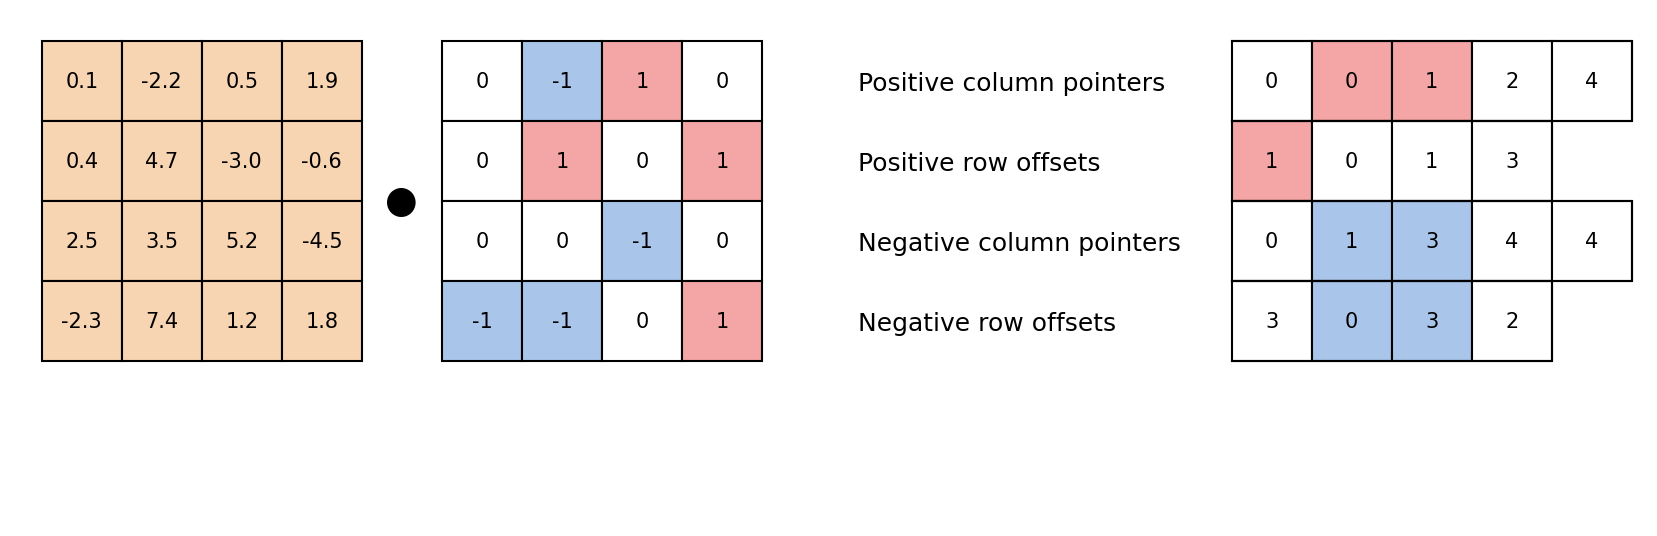

The Python source for this figure:
import matplotlib.pyplot as plt
from matplotlib.patches import Rectangle
import os

# --- configuration ---
peach = "#f7d4b2"
pos_color = "#f4a6a6"   # light red
neg_color = "#a9c6ea"   # light blue
outline = "black"
fs = 10  # font size
cell = 1.5  # cell size

# matrices / arrays ----------------------------------------------------------
numeric = [
    [0.1, -2.2, 0.5, 1.9],
    [0.4, 4.7, -3.0, -0.6],
    [2.5, 3.5, 5.2, -4.5],
    [-2.3, 7.4, 1.2, 1.8],
]

ternary = [
    [0, -1,  1, 0],
    [0,  1,  0, 1],
    [0,  0, -1, 0],
    [-1,-1,  0, 1],
]

pos_col_ptr = [0, 0, 1, 2, 4]
pos_row_off = [1, 0, 1, 3]
neg_col_ptr = [0, 1, 3, 4, 4]
neg_row_off = [3, 0, 3, 2]

# helper ---------------------------------------------------------------------
def draw_grid(ax, data, base_x, base_y, fill_func):
    rows, cols = len(data), len(data[0])
    for r in range(rows):
        for c in range(cols):
            x = base_x + c*cell
            y = base_y - r*cell
            rect = Rectangle((x, y-cell), cell, cell,
                             facecolor=fill_func(r, c, data[r][c]),
                             edgecolor=outline, linewidth=1)
            ax.add_patch(rect)
            ax.text(x+cell/2, y-cell/2, str(data[r][c]),
                    ha="center", va="center", fontsize=fs)

def draw_array(ax, arr, base_x, base_y, highlight_indices, color):
    for i, val in enumerate(arr):
        x = base_x + i*cell
        rect = Rectangle((x, base_y-cell), cell, cell,
                         facecolor=(color if i in highlight_indices else "white"),
                         edgecolor=outline, linewidth=1)
        ax.add_patch(rect)
        ax.text(x+cell/2, base_y-cell/2, str(val), ha="center", va="center", fontsize=fs)
    total_w = len(arr)*cell
    ax.plot([base_x, base_x+total_w, base_x+total_w, base_x],
            [base_y, base_y, base_y-cell, base_y-cell], color=outline, linewidth=1)

# --- figure -----------------------------------------------------------------
fig, ax = plt.subplots(figsize=(14,6))
ax.axis('off')
ax.set_aspect('equal', adjustable='box')  # ensure square cells

# numeric matrix
numeric_base_x, numeric_base_y = 0, 4
draw_grid(ax, numeric, base_x=numeric_base_x, base_y=numeric_base_y,
          fill_func=lambda r,c,v: peach)

# ternary matrix
ternary_base_x = numeric_base_x + len(numeric[0])*cell + cell
ternary_base_y = 4
def ternary_color(r,c,v):
    if v == 1: return pos_color
    if v == -1: return neg_color
    return "white"
draw_grid(ax, ternary, base_x=ternary_base_x, base_y=ternary_base_y,
          fill_func=ternary_color)

# dot: center between matrices horizontally & vertically ---------------------
numeric_width = len(numeric[0])*cell
gap = ternary_base_x - (numeric_base_x + numeric_width)
dot_x = numeric_base_x + numeric_width + gap/2
top = numeric_base_y
bottom = numeric_base_y - len(numeric)*cell
dot_y = (top + bottom)/2
ax.text(dot_x, dot_y, "●", fontsize=18, ha="center", va="center")

# labels
label_x = ternary_base_x + len(ternary[0])*cell + 1.2*cell
label_y = 3.2
dy = cell
labels = ["Positive column pointers", "Positive row offsets",
          "Negative column pointers", "Negative row offsets"]
for i, txt in enumerate(labels):
    ax.text(label_x, label_y - i*dy, txt, fontsize=fs+2, ha="left", va="center")

# arrays
arr_base_x = label_x + 7
arr_base_y = numeric_base_y
draw_array(ax, pos_col_ptr, base_x=arr_base_x, base_y=arr_base_y,
           highlight_indices=[1,2], color=pos_color)
draw_array(ax, pos_row_off, base_x=arr_base_x, base_y=arr_base_y-dy,
           highlight_indices=[0], color=pos_color)
draw_array(ax, neg_col_ptr, base_x=arr_base_x, base_y=arr_base_y-2*dy,
           highlight_indices=[1,2], color=neg_color)
draw_array(ax, neg_row_off, base_x=arr_base_x, base_y=arr_base_y-3*dy,
           highlight_indices=[1,2], color=neg_color)

# limits
ax.set_xlim(-0.5, 30)
ax.set_ylim(-5, 4.5)

# save
out_dir = os.path.dirname(__file__)
out_path = os.path.join(out_dir, "base_structure.png")
plt.savefig(out_path, dpi=150, bbox_inches="tight")
out_path
